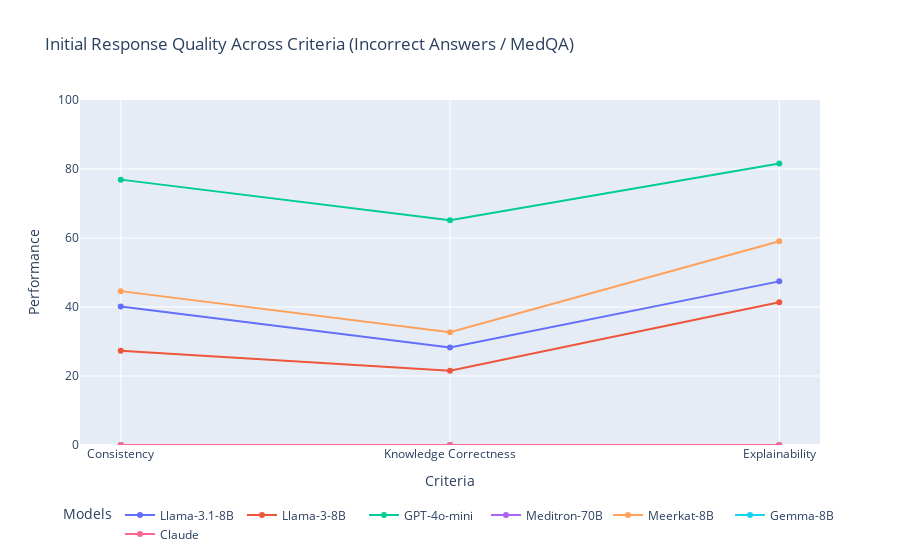

Source (notebook cell):
### Code cell
import plotly.graph_objects as go

categories = ['Consistency', 'Knowledge Correctness', 'Explainability']
models = [
    ("Llama-3.1-8B", [40.12, 28.25, 47.43]),
    ("Llama-3-8B", [27.34, 21.55, 41.35]),
    ("GPT-4o-mini", [76.92, 65.15, 81.57]),
    ("Meditron-70B", [0, 0, 0]),
    ("Meerkat-8B", [44.60, 32.68, 59.04]),
    ("Gemma-8B", [0, 0, 0]),
    ("Claude", [0, 0, 0])
]

fig = go.Figure()

# Add traces for each model
for model_name, values in models:
    fig.add_trace(go.Scatter(
        x=categories,
        y=values,
        mode='lines+markers',
        name=model_name,
        text=[f"{value:.2f}" if value > 0 else "" for value in values],  # Add hover text for values
        hoverinfo="text+name"
    ))

# Update layout
fig.update_layout(
    title="Initial Response Quality Across Criteria (Incorrect Answers / MedQA)",
    xaxis=dict(
        title="Criteria",
        tickmode="linear",
        tickvals=list(range(len(categories))),
        ticktext=categories
    ),
    yaxis=dict(
        title="Performance",
        range=[0, 100]
    ),
    legend=dict(
        title="Models",
        orientation="h",
        yanchor="bottom",
        y=-0.3,
        xanchor="center",
        x=0.5
    )
)

fig.show()

### Figure 1 — Plotly figure (JSON) as saved in the notebook; plotly's stock layout.template omitted (floating-point values rounded to 4 significant figures)
{"data": [{"hoverinfo": "text+name", "mode": "lines+markers", "name": "Llama-3.1-8B", "text": ["40.12", "28.25", "47.43"], "type": "scatter", "x": ["Consistency", "Knowledge Correctness", "Explainability"], "y": [40.12, 28.25, 47.43]}, {"hoverinfo": "text+name", "mode": "lines+markers", "name": "Llama-3-8B", "text": ["27.34", "21.55", "41.35"], "type": "scatter", "x": ["Consistency", "Knowledge Correctness", "Explainability"], "y": [27.34, 21.55, 41.35]}, {"hoverinfo": "text+name", "mode": "lines+markers", "name": "GPT-4o-mini", "text": ["76.92", "65.15", "81.57"], "type": "scatter", "x": ["Consistency", "Knowledge Correctness", "Explainability"], "y": [76.92, 65.15, 81.57]}, {"hoverinfo": "text+name", "mode": "lines+markers", "name": "Meditron-70B", "text": ["", "", ""], "type": "scatter", "x": ["Consistency", "Knowledge Correctness", "Explainability"], "y": [0, 0, 0]}, {"hoverinfo": "text+name", "mode": "lines+markers", "name": "Meerkat-8B", "text": ["44.60", "32.68", "59.04"], "type": "scatter", "x": ["Consistency", "Knowledge Correctness", "Explainability"], "y": [44.6, 32.68, 59.04]}, {"hoverinfo": "text+name", "mode": "lines+markers", "name": "Gemma-8B", "text": ["", "", ""], "type": "scatter", "x": ["Consistency", "Knowledge Correctness", "Explainability"], "y": [0, 0, 0]}, {"hoverinfo": "text+name", "mode": "lines+markers", "name": "Claude", "text": ["", "", ""], "type": "scatter", "x": ["Consistency", "Knowledge Correctness", "Explainability"], "y": [0, 0, 0]}], "layout": {"legend": {"orientation": "h", "title": {"text": "Models"}, "x": 0.5, "xanchor": "center", "y": -0.3, "yanchor": "bottom"}, "title": {"text": "Initial Response Quality Across Criteria (Incorrect Answers / MedQA)"}, "xaxis": {"tickmode": "linear", "ticktext": ["Consistency", "Knowledge Correctness", "Explainability"], "tickvals": [0, 1, 2], "title": {"text": "Criteria"}}, "yaxis": {"range": [0, 100], "title": {"text": "Performance"}}}}
